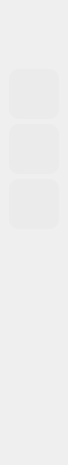
<?xml version="1.0" encoding="UTF-8"?>
<ui version="4.0">
 <class>UISideBar</class>
 <widget class="QWidget" name="UISideBar">
  <property name="geometry">
   <rect>
    <x>0</x>
    <y>0</y>
    <width>68</width>
    <height>465</height>
   </rect>
  </property>
  <property name="minimumSize">
   <size>
    <width>0</width>
    <height>0</height>
   </size>
  </property>
  <property name="maximumSize">
   <size>
    <width>68</width>
    <height>16777215</height>
   </size>
  </property>
  <property name="windowTitle">
   <string>Form</string>
  </property>
  <property name="styleSheet">
   <string notr="true"/>
  </property>
  <layout class="QVBoxLayout" name="verticalLayout_2">
   <property name="spacing">
    <number>0</number>
   </property>
   <property name="leftMargin">
    <number>0</number>
   </property>
   <property name="topMargin">
    <number>0</number>
   </property>
   <property name="rightMargin">
    <number>0</number>
   </property>
   <property name="bottomMargin">
    <number>0</number>
   </property>
   <item>
    <widget class="QWidget" name="widget" native="true">
     <property name="styleSheet">
      <string notr="true">QPushButton {
    border-radius: 10px;
	padding: 5px;
	min-height: 40px;
	max-height:40px;
	min-width: 40px;
	max-width: 40px;
}



</string>
     </property>
     <layout class="QVBoxLayout" name="verticalLayout" stretch="1,2,0">
      <property name="spacing">
       <number>20</number>
      </property>
      <property name="leftMargin">
       <number>9</number>
      </property>
      <property name="topMargin">
       <number>9</number>
      </property>
      <property name="rightMargin">
       <number>9</number>
      </property>
      <property name="bottomMargin">
       <number>9</number>
      </property>
      <item>
       <widget class="QWidget" name="widget_3" native="true">
        <property name="sizePolicy">
         <sizepolicy hsizetype="Fixed" vsizetype="Fixed">
          <horstretch>0</horstretch>
          <verstretch>0</verstretch>
         </sizepolicy>
        </property>
        <property name="styleSheet">
         <string notr="true"/>
        </property>
        <layout class="QVBoxLayout" name="verticalLayout_4">
         <property name="spacing">
          <number>10</number>
         </property>
         <property name="leftMargin">
          <number>0</number>
         </property>
         <property name="topMargin">
          <number>0</number>
         </property>
         <property name="rightMargin">
          <number>0</number>
         </property>
         <property name="bottomMargin">
          <number>0</number>
         </property>
         <item>
          <widget class="QPushButton" name="avatarBtn">
           <property name="sizePolicy">
            <sizepolicy hsizetype="Minimum" vsizetype="Fixed">
             <horstretch>40</horstretch>
             <verstretch>40</verstretch>
            </sizepolicy>
           </property>
           <property name="minimumSize">
            <size>
             <width>50</width>
             <height>50</height>
            </size>
           </property>
           <property name="maximumSize">
            <size>
             <width>50</width>
             <height>50</height>
            </size>
           </property>
           <property name="styleSheet">
            <string notr="true"/>
           </property>
           <property name="text">
            <string/>
           </property>
           <property name="iconSize">
            <size>
             <width>30</width>
             <height>30</height>
            </size>
           </property>
           <property name="flat">
            <bool>true</bool>
           </property>
          </widget>
         </item>
         <item>
          <widget class="QWidget" name="mainBtnWidget" native="true">
           <property name="sizePolicy">
            <sizepolicy hsizetype="Fixed" vsizetype="Fixed">
             <horstretch>0</horstretch>
             <verstretch>0</verstretch>
            </sizepolicy>
           </property>
           <property name="styleSheet">
            <string notr="true">QPushButton {
	background-color: rgb(235, 235, 235);
    border-radius: 10px;
	padding: 5px;
	min-height: 40px;
	max-height:40px;
	min-width: 40px;
	max-width: 40px;
}

QPushButton:checked {
    background-color: #D8D8D8;
}

QPushButton:pressed {
	padding: 5px;
}



</string>
           </property>
           <layout class="QVBoxLayout" name="verticalLayout_3">
            <property name="spacing">
             <number>5</number>
            </property>
            <property name="leftMargin">
             <number>0</number>
            </property>
            <property name="topMargin">
             <number>0</number>
            </property>
            <property name="rightMargin">
             <number>0</number>
            </property>
            <property name="bottomMargin">
             <number>0</number>
            </property>
            <item>
             <widget class="QPushButton" name="homeBtn">
              <property name="text">
               <string/>
              </property>
              <property name="icon">
               <iconset resource="../../../resources/icon.qrc">
                <normaloff>:/icon/homeSelect.png</normaloff>:/icon/homeSelect.png</iconset>
              </property>
              <property name="iconSize">
               <size>
                <width>28</width>
                <height>28</height>
               </size>
              </property>
              <property name="checkable">
               <bool>false</bool>
              </property>
              <property name="checked">
               <bool>false</bool>
              </property>
              <property name="flat">
               <bool>false</bool>
              </property>
             </widget>
            </item>
            <item>
             <widget class="QPushButton" name="collectBtn">
              <property name="toolTip">
               <string>收藏</string>
              </property>
              <property name="text">
               <string/>
              </property>
              <property name="icon">
               <iconset resource="../../../resources/icon.qrc">
                <normaloff>:/icon/dislove.png</normaloff>:/icon/dislove.png</iconset>
              </property>
              <property name="iconSize">
               <size>
                <width>22</width>
                <height>22</height>
               </size>
              </property>
              <property name="checkable">
               <bool>false</bool>
              </property>
              <property name="checked">
               <bool>false</bool>
              </property>
              <property name="flat">
               <bool>false</bool>
              </property>
             </widget>
            </item>
            <item>
             <widget class="QPushButton" name="networkBtn">
              <property name="toolTip">
               <string>网络音乐</string>
              </property>
              <property name="text">
               <string/>
              </property>
              <property name="icon">
               <iconset resource="../../../resources/icon.qrc">
                <normaloff>:/icon/network.png</normaloff>:/icon/network.png</iconset>
              </property>
              <property name="iconSize">
               <size>
                <width>28</width>
                <height>28</height>
               </size>
              </property>
             </widget>
            </item>
           </layout>
          </widget>
         </item>
        </layout>
       </widget>
      </item>
      <item>
       <widget class="QWidget" name="widget_4" native="true">
        <property name="styleSheet">
         <string notr="true">QPushButton:hover{
	background-color: rgb(235, 235, 235);
}</string>
        </property>
        <layout class="QVBoxLayout" name="verticalLayout_5">
         <property name="spacing">
          <number>3</number>
         </property>
         <property name="leftMargin">
          <number>0</number>
         </property>
         <property name="topMargin">
          <number>0</number>
         </property>
         <property name="rightMargin">
          <number>0</number>
         </property>
         <property name="bottomMargin">
          <number>0</number>
         </property>
         <item>
          <widget class="QPushButton" name="addSongBtn">
           <property name="minimumSize">
            <size>
             <width>50</width>
             <height>50</height>
            </size>
           </property>
           <property name="maximumSize">
            <size>
             <width>50</width>
             <height>50</height>
            </size>
           </property>
           <property name="cursor">
            <cursorShape>PointingHandCursor</cursorShape>
           </property>
           <property name="toolTip">
            <string>新建歌单</string>
           </property>
           <property name="text">
            <string/>
           </property>
           <property name="icon">
            <iconset resource="../../../resources/icon.qrc">
             <normaloff>:/icon/add.png</normaloff>:/icon/add.png</iconset>
           </property>
           <property name="iconSize">
            <size>
             <width>30</width>
             <height>30</height>
            </size>
           </property>
           <property name="flat">
            <bool>true</bool>
           </property>
          </widget>
         </item>
         <item>
          <widget class="QWidget" name="songList" native="true">
           <property name="styleSheet">
            <string notr="true">QPushButton:checked {
    background-color: #D8D8D8;
}
</string>
           </property>
           <layout class="QVBoxLayout" name="verticalLayout_6">
            <property name="spacing">
             <number>2</number>
            </property>
            <property name="leftMargin">
             <number>0</number>
            </property>
            <property name="topMargin">
             <number>0</number>
            </property>
            <property name="rightMargin">
             <number>0</number>
            </property>
            <property name="bottomMargin">
             <number>0</number>
            </property>
            <item>
             <spacer name="verticalSpacer">
              <property name="orientation">
               <enum>Qt::Orientation::Vertical</enum>
              </property>
              <property name="sizeHint" stdset="0">
               <size>
                <width>20</width>
                <height>40</height>
               </size>
              </property>
             </spacer>
            </item>
           </layout>
          </widget>
         </item>
        </layout>
       </widget>
      </item>
      <item>
       <widget class="QWidget" name="widget_2" native="true">
        <layout class="QHBoxLayout" name="horizontalLayout">
         <property name="spacing">
          <number>0</number>
         </property>
         <property name="leftMargin">
          <number>0</number>
         </property>
         <property name="topMargin">
          <number>0</number>
         </property>
         <property name="rightMargin">
          <number>0</number>
         </property>
         <property name="bottomMargin">
          <number>0</number>
         </property>
         <item>
          <widget class="QPushButton" name="settingBtn">
           <property name="minimumSize">
            <size>
             <width>35</width>
             <height>35</height>
            </size>
           </property>
           <property name="maximumSize">
            <size>
             <width>35</width>
             <height>35</height>
            </size>
           </property>
           <property name="cursor">
            <cursorShape>PointingHandCursor</cursorShape>
           </property>
           <property name="toolTip">
            <string>设置</string>
           </property>
           <property name="styleSheet">
            <string notr="true">QPushButton {
    border-radius: 10px;
	padding: 5px;
	min-height: 25px;
	max-height:25px;
	min-width: 25px;
	max-width: 25px;
}

QPushButton:hover{
	background-color: rgb(235, 235, 235);
}</string>
           </property>
           <property name="text">
            <string/>
           </property>
           <property name="icon">
            <iconset resource="../../../resources/icon.qrc">
             <normaloff>:/icon/setting.png</normaloff>:/icon/setting.png</iconset>
           </property>
           <property name="iconSize">
            <size>
             <width>20</width>
             <height>20</height>
            </size>
           </property>
           <property name="autoRepeat">
            <bool>false</bool>
           </property>
          </widget>
         </item>
        </layout>
       </widget>
      </item>
     </layout>
    </widget>
   </item>
  </layout>
 </widget>
 <resources>
  <include location="../../../resources/icon.qrc"/>
 </resources>
 <connections/>
</ui>
